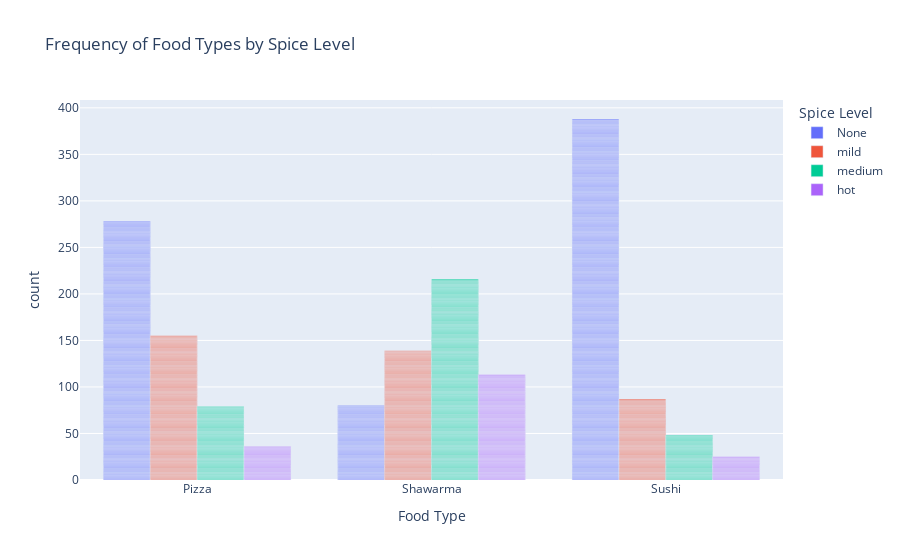

Notebook source saved alongside this figure:
### Code cell
df = pd.read_csv('data/clean_data.csv')
t = pd.read_csv('data/cleaned_data_combined_modified.csv')['Label']

df = pd.concat([df, t], axis=1)

# Melt the dataframe to make it suitable for grouped bar plotting
melted_df = df.melt(
    id_vars=["Label"], 
    value_vars=["None", "mild", "medium", "hot"], 
    var_name="Spice Level", 
    value_name="Frequency"
)
melted_df = melted_df[melted_df["Frequency"] == 1]

melted_df

# Create a grouped bar chart
fig = px.bar(
    melted_df,
    x="Label",
    color="Spice Level",
    barmode="group",
    title="Frequency of Food Types by Spice Level",
    labels={"Label": "Food Type", "Frequency": "Count"}
)

# Show the plot
fig.show()

### Figure 1 — Plotly figure (JSON) as saved in the notebook; plotly's stock layout.template omitted (floating-point values rounded to 4 significant figures; data arrays with more than 128 entries replaced by an {"elided": "..."} marker saying what was removed)
{"data": [{"alignmentgroup": "True", "hovertemplate": "Spice Level=None<br>Food Type=%{x}<br>count=%{y}<extra></extra>", "legendgroup": "None", "marker": {"color": "#636efa", "pattern": {"shape": ""}}, "name": "None", "offsetgroup": "None", "orientation": "v", "showlegend": true, "textposition": "auto", "type": "bar", "x": {"elided": "746 str values"}, "xaxis": "x", "y": {"elided": "746 int values"}, "yaxis": "y"}, {"alignmentgroup": "True", "hovertemplate": "Spice Level=mild<br>Food Type=%{x}<br>count=%{y}<extra></extra>", "legendgroup": "mild", "marker": {"color": "#EF553B", "pattern": {"shape": ""}}, "name": "mild", "offsetgroup": "mild", "orientation": "v", "showlegend": true, "textposition": "auto", "type": "bar", "x": {"elided": "381 str values"}, "xaxis": "x", "y": {"elided": "381 int values"}, "yaxis": "y"}, {"alignmentgroup": "True", "hovertemplate": "Spice Level=medium<br>Food Type=%{x}<br>count=%{y}<extra></extra>", "legendgroup": "medium", "marker": {"color": "#00cc96", "pattern": {"shape": ""}}, "name": "medium", "offsetgroup": "medium", "orientation": "v", "showlegend": true, "textposition": "auto", "type": "bar", "x": {"elided": "343 str values"}, "xaxis": "x", "y": {"elided": "343 int values"}, "yaxis": "y"}, {"alignmentgroup": "True", "hovertemplate": "Spice Level=hot<br>Food Type=%{x}<br>count=%{y}<extra></extra>", "legendgroup": "hot", "marker": {"color": "#ab63fa", "pattern": {"shape": ""}}, "name": "hot", "offsetgroup": "hot", "orientation": "v", "showlegend": true, "textposition": "auto", "type": "bar", "x": {"elided": "174 str values"}, "xaxis": "x", "y": {"elided": "174 int values"}, "yaxis": "y"}], "layout": {"barmode": "group", "legend": {"title": {"text": "Spice Level"}, "tracegroupgap": 0}, "title": {"text": "Frequency of Food Types by Spice Level"}, "xaxis": {"anchor": "y", "domain": [0, 1], "title": {"text": "Food Type"}}, "yaxis": {"anchor": "x", "domain": [0, 1], "title": {"text": "count"}}}}
